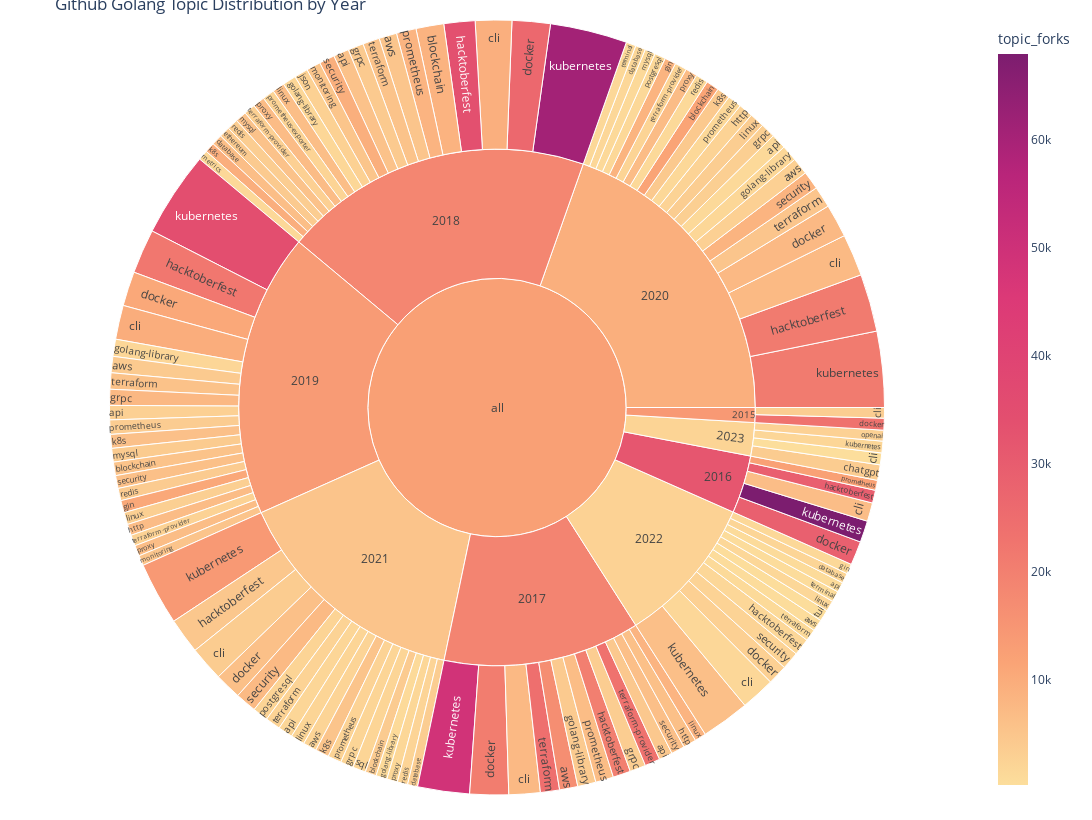

The notebook cell saved with this chart:
### Code cell
df_vis2 = df_vis.query("topic_members > 59")
fig = px.sunburst(
    df_vis2, path=[px.Constant("all"), 'year', 'topic'],
    values='topic_members',
    #color_continuous_scale=px.colors.sequential.Sunset,
    color_continuous_scale=px.colors.sequential.Sunsetdark,
    color='topic_forks',
    width=1200, height=820,
    title="Github Golang Topic Distribution by Year")
fig.update_layout(margin = dict(t=20, l=25, r=25, b=25))
fig.show()

### Figure 1 — Plotly figure (JSON) as saved in the notebook; plotly's stock layout.template omitted (floating-point values rounded to 4 significant figures; data arrays with more than 128 entries replaced by an {"elided": "..."} marker saying what was removed)
{"data": [{"branchvalues": "total", "customdata": {"elided": "135x1 float values"}, "domain": {"x": [0, 1], "y": [0, 1]}, "hovertemplate": "labels=%{label}<br>topic_members=%{value}<br>parent=%{parent}<br>id=%{id}<br>topic_forks=%{color}<extra></extra>", "ids": {"elided": "135 str values"}, "labels": {"elided": "135 str values"}, "level": "all", "marker": {"coloraxis": "coloraxis", "colors": {"elided": "135 float values"}}, "name": "", "parents": {"elided": "135 str values"}, "type": "sunburst", "values": {"elided": "135 int values"}}], "layout": {"coloraxis": {"colorbar": {"title": {"text": "topic_forks"}}, "colorscale": [[0, "rgb(252, 222, 156)"], [0.1667, "rgb(250, 164, 118)"], [0.3333, "rgb(240, 116, 110)"], [0.5, "rgb(227, 79, 111)"], [0.6667, "rgb(220, 57, 119)"], [0.8333, "rgb(185, 37, 122)"], [1, "rgb(124, 29, 111)"]]}, "height": 820, "legend": {"tracegroupgap": 0}, "margin": {"b": 25, "l": 25, "r": 25, "t": 20}, "title": {"text": "Github Golang Topic Distribution by Year"}, "width": 1200}}
